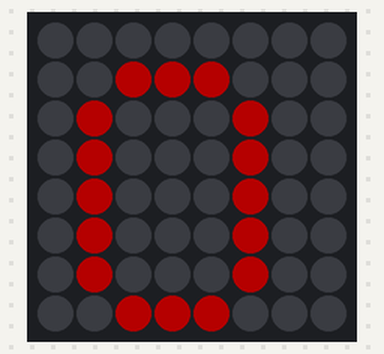
This program was run on a simulated Raspberry Pi (BCM pin numbers) with a Sense HAT. Shown: the Sense HAT's 8×8 RGB LED matrix. Dim RGB values are drawn brighter than linear; random numbers come from a fixed seed. At 4.0 s the program stops and its outputs stay as they are.

Above: at 0.1 s.
At 2.1 s:
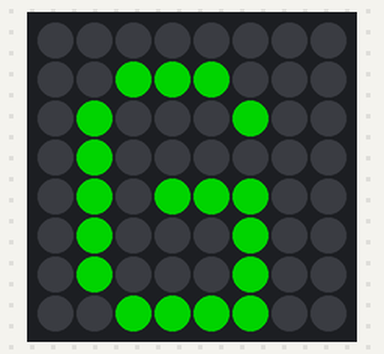
At 3.1 s:
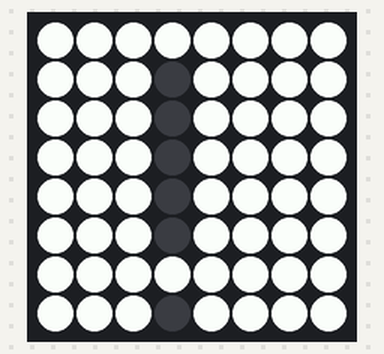

The program:

4_random_omg.py
```python
from sense_hat import SenseHat
from time import sleep
from random import randint

sense = SenseHat()

r=randint(0,255)
sense.show_letter("O", text_colour=[r,0,0])
sleep(1)

r=randint(0,255)
sense.show_letter("M", text_colour=[0,0,r])
sleep(1)

r=randint(0,255)
sense.show_letter("G", text_colour=[0,r,0])
sleep(1)

sense.show_letter("!", text_colour=[0,0,0], back_colour=[255,255,255])
sleep(1)
sense.clear()
```

Measured:
- what the display in image 1 shows lasts 1.0 s, from 2.0 s to 3.0 s
